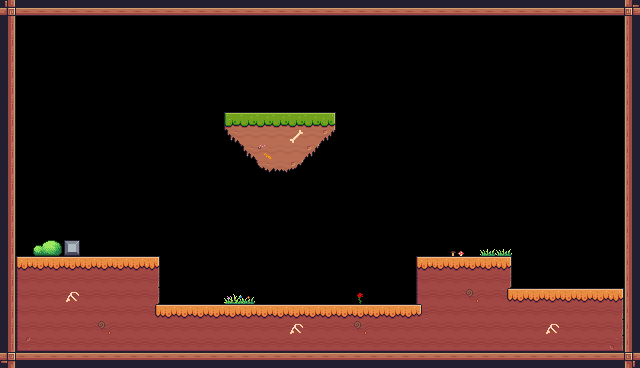

Below is a game level as drawn by its tile map, then a one-line description and the .tmx file that defines it, in full:
An orthogonal 40x23 tile map with 16x16 px tiles, 1 tile layer (Background) and 19 objects (4x deathZone, Player, Checkpoint, Rock).

<map version="1.10" tiledversion="1.11.2" orientation="orthogonal" renderorder="right-down" width="40" height="23" tilewidth="16" tileheight="16" infinite="0" nextlayerid="4" nextobjectid="59">
 <tileset firstgid="1" source="Pixel Adventure.tsx" />
 <layer id="1" name="Background" width="40" height="23">
  <properties>
   <property name="BackgroundColor" value="Blue" />
  </properties>
  <data encoding="csv">
135,134,134,134,134,134,134,134,134,134,134,134,134,134,134,134,134,134,134,134,134,134,134,134,134,134,134,134,134,134,134,134,134,134,134,134,134,134,134,133,
113,0,0,0,0,0,0,0,0,0,0,0,0,0,0,0,0,0,0,0,0,0,0,0,0,0,0,0,0,0,0,0,0,0,0,0,0,0,0,111,
113,0,0,0,0,0,0,0,0,0,0,0,0,0,0,0,0,0,0,0,0,0,0,0,0,0,0,0,0,0,0,0,0,0,0,0,0,0,0,111,
113,0,0,0,0,0,0,0,0,0,0,0,0,0,0,0,0,0,0,0,0,0,0,0,0,0,0,0,0,0,0,0,0,0,0,0,0,0,0,111,
113,0,0,0,0,0,0,0,0,0,0,0,0,0,0,0,0,0,0,0,0,0,0,0,0,0,0,0,0,0,0,0,0,0,0,0,0,0,0,111,
113,0,0,0,0,0,0,0,0,0,0,0,0,0,0,0,0,0,0,0,0,0,0,0,0,0,0,0,0,0,0,0,0,0,0,0,0,0,0,111,
113,0,0,0,0,0,0,0,0,0,0,0,0,0,0,0,0,0,0,0,0,0,0,0,0,0,0,0,0,0,0,0,0,0,0,0,0,0,0,111,
113,0,0,0,0,0,0,0,0,0,0,0,0,0,7,8,8,8,8,8,9,0,0,0,0,0,0,0,0,0,0,0,0,0,0,0,0,0,0,111,
113,0,0,0,0,0,0,0,0,0,0,0,0,0,73,30,30,30,56,30,77,0,0,0,0,0,0,0,0,0,0,0,0,0,0,0,0,0,0,111,
113,0,0,0,0,0,0,0,0,0,0,0,0,0,0,73,78,30,30,77,0,0,0,0,0,0,0,0,0,0,0,0,0,0,0,0,0,0,0,111,
113,0,0,0,0,0,0,0,0,0,0,0,0,0,0,0,74,75,76,0,0,0,0,0,0,0,0,0,0,0,0,0,0,0,0,0,0,0,0,111,
113,0,0,0,0,0,0,0,0,0,0,0,0,0,0,0,0,0,0,0,0,0,0,0,0,0,0,0,0,0,0,0,0,0,0,0,0,0,0,111,
113,0,0,0,0,0,0,0,0,0,0,0,0,0,0,0,0,0,0,0,0,0,0,0,0,0,0,0,0,0,0,0,0,0,0,0,0,0,0,111,
113,0,0,0,0,0,0,0,0,0,0,0,0,0,0,0,0,0,0,0,0,0,0,0,0,0,0,0,0,0,0,0,0,0,0,0,0,0,0,111,
113,0,0,0,0,0,0,0,0,0,0,0,0,0,0,0,0,0,0,0,0,0,0,0,0,0,0,0,0,0,0,0,0,0,0,0,0,0,0,111,
113,0,136,137,123,0,0,0,0,0,0,0,0,0,0,0,0,0,0,0,0,0,0,0,0,0,0,0,157,0,159,159,0,0,0,0,0,0,0,111,
113,95,96,96,96,96,96,96,96,97,0,0,0,0,0,0,0,0,0,0,0,0,0,0,0,0,95,96,96,96,96,97,0,0,0,0,0,0,0,111,
113,117,118,118,118,118,118,118,118,119,0,0,0,0,0,0,0,0,0,0,0,0,0,0,0,0,117,118,118,118,118,119,0,0,0,0,0,0,0,111,
113,117,118,118,144,118,118,118,118,119,0,0,0,0,155,156,0,0,0,0,0,0,158,0,0,0,117,118,118,145,118,120,96,96,96,96,96,96,97,111,
113,117,118,118,118,118,118,118,118,120,96,96,96,96,96,96,96,96,96,96,96,96,96,96,96,96,121,118,118,118,118,118,118,118,118,118,118,118,119,111,
113,117,118,118,118,118,145,118,118,118,118,118,118,118,118,118,118,118,144,118,118,118,145,118,118,118,118,118,118,118,118,118,118,118,144,118,118,118,119,111,
113,139,140,140,140,140,140,140,140,140,140,140,140,140,140,140,140,140,140,140,140,140,140,140,140,140,140,140,140,140,140,140,140,140,140,140,140,140,141,111,
91,90,90,90,90,90,90,90,90,90,90,90,90,90,90,90,90,90,90,90,90,90,90,90,90,90,90,90,90,90,90,90,90,90,90,90,90,90,90,89
</data>
 </layer>
 <objectgroup id="2" name="SpawnPoints">
  <object id="38" name="Player" type="Player" x="128" y="224" width="27" height="30" />
  <object id="48" type="deathZone" x="-48" y="368" width="736" height="48" />
  <object id="49" type="deathZone" x="-48" y="-48" width="736" height="48" />
  <object id="50" type="deathZone" x="-48" y="0" width="48" height="368" />
  <object id="51" type="deathZone" x="640" y="0" width="48" height="368" />
  <object id="52" type="Checkpoint" x="528" y="224" width="64" height="64">
   <properties>
    <property name="isLastLevel" type="bool" value="false" />
   </properties>
  </object>
  <object id="56" name="Rock" type="Rock" x="256" y="256" width="38" height="34">
   <properties>
    <property name="offNeg" type="float" value="5.9" />
    <property name="offPos" type="float" value="7.8" />
   </properties>
  </object>
 </objectgroup>
 <objectgroup id="3" name="Collisions">
  <object id="7" x="0" y="16" width="16" height="352" />
  <object id="8" x="0" y="0" width="640" height="17.7778" />
  <object id="9" x="624" y="16" width="16" height="336" />
  <object id="10" x="16" y="352" width="624" height="16" />
  <object id="11" x="64" y="240" width="16" height="16" />
  <object id="12" x="16" y="256" width="144" height="96" />
  <object id="15" x="416" y="256" width="96" height="96" />
  <object id="33" x="512" y="288" width="112" height="64" />
  <object id="47" x="160" y="304" width="256" height="48" />
  <object id="53" x="224" y="112" width="112" height="32" />
  <object id="54" x="240" y="144" width="80" height="16" />
  <object id="55" x="256" y="160" width="48" height="16" />
 </objectgroup>
</map>
